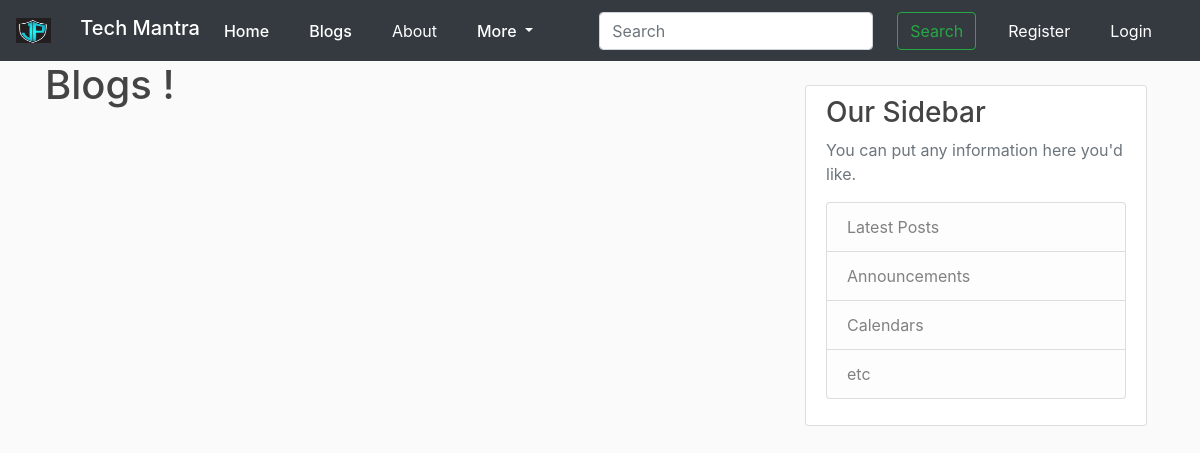
The app's page /, older data.
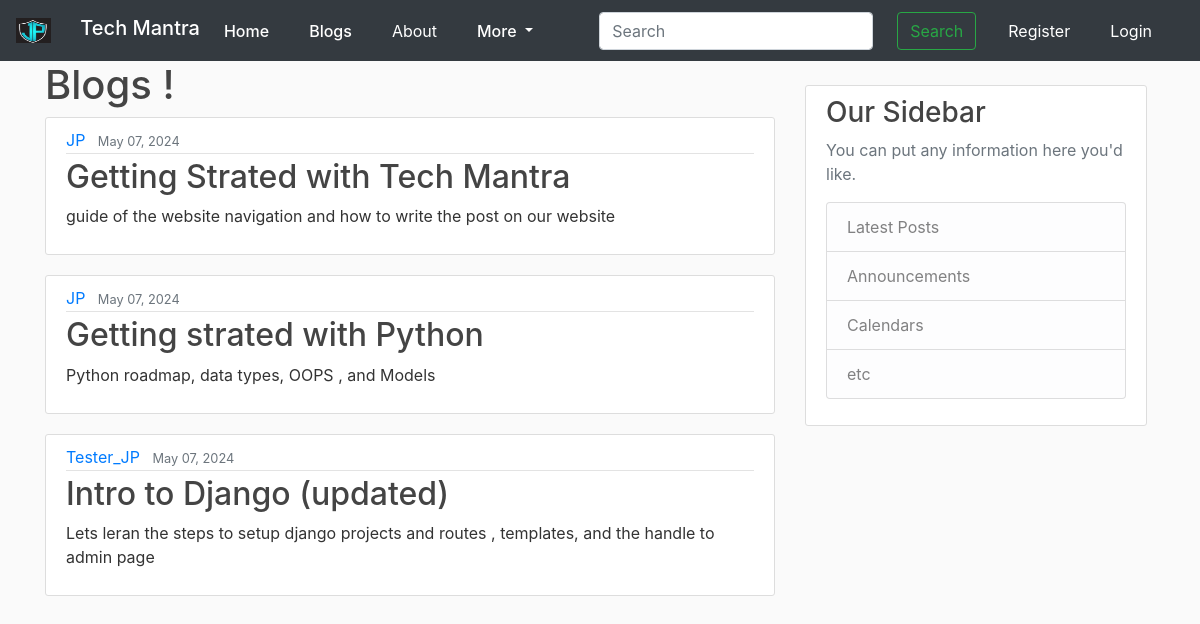
The same page, newer data.
### blog_app/models.py (models this page shows, shortened)
class Post(models.Model): #inheriting model form models , so each class is now going to be it's own table in database
    title= models.CharField(max_length=100) #title is aatribute of table , each attribute will be different field in database
    content = models.TextField()
    date_posted = models.DateTimeField(default=timezone.now) # or can use: auto_now_add=True, for last_update
    author = models.ForeignKey(User, on_delete=models.CASCADE) #the post models having relation to user as a one to Many

### blog_app/views.py (the view)
# urls.py: path('',views.home, name='blog_app-home'), #empty path for home page  #the pattern of empty route is manage by the views.home
def home(request):
    context ={
        'posts':Post.objects.all()   #posts variable will be equal to post data which is equal to posts data
    }
    return render(request,'blog_app/home.html', context)  #this render template still retrun the htpp response in background

### blog_app/templates/blog_app/home.html
{% extends "blog_app/base.html" %}
{% block content %}
<h1> Blogs !</h1>
    {% for post in posts %}
    <article class="media content-section">
        <div class="media-body">
            <div class="article-metadata">
                <a class="mr-2" href="#">{{ post.author }}</a>
                <small class="text-muted">
                {{ post.date_posted|date:"F d, Y" }}
                </small>
            </div>
            <h2><a class="article-title" href="#">{{ post.title }}</a></h2>
            <p class="article-content">{{ post.content }}</p>
        </div>
    </article>
    {% endfor %}
{% endblock content  %}

### blog_app/templates/blog_app/base.html (shortened to what this page needs)
{% load static %}
<!DOCTYPE html>
<html lang="en">
<head>
     <link rel="stylesheet" href="https://cdn.jsdelivr.net/npm/bootstrap@4.3.1/dist/css/bootstrap.min.css">
     <link rel="stylesheet" type="text/css" href="{% static 'blog_app/main.css' %}">
</head>
<body>
    <header class="site-header">
        <nav class="navbar navbar-expand-lg navbar-dark bg-dark style="background-color: #e3f2fd;">
            <a class="navbar-brand mb-0 h1" href="#">
                <img src= "/static/logo_image.jpg" class="navbar-brand mr-4 align-top"" width="35" height="35" alt="">
                Tech Mantra
            </a>
            <div class="collapse navbar-collapse" id="navbarSupportedContent">
              <ul class="navbar-nav mr-auto">
                <li class="nav-item active">
                  <a class="nav-link active mr-4" href="{% url 'blog_app-home' %}"> Home <span class="sr-only">(current)</span></a>
                </li>
                <li class="nav-item mr-4">
                    <a class="nav-link active" href="{% url 'blog_app-home' %}">Blogs</a>
                  </li>
                <li class="nav-item active">
                  <a class="nav-link mr-4" href="{% url 'blog_app-about' %}">About</a>
                </li>
                <li class="nav-item dropdown active mr-4">
                  <a class="nav-link dropdown-toggle mr-4 active" href="#" id="navbarDropdown" role="button" data-toggle="dropdown" aria-haspopup="true" aria-expanded="false">
                    More
                  </a>
                </li>
              </ul>
              <form class="form-inline my-2 my-lg-0 mr-4">
                <input class="form-control mr-sm-4" type="search" placeholder="Search" aria-label="Search">
                <button class="btn btn-outline-success my-2 my-sm-0" type="submit">Search</button>
              </form>
              <ul class="navbar-nav ">
                {% if user.is_authenticated %}
                  <li class="nav-item active ">
                    <a class="nav-link mr-4" href="{% url 'profile' %}">Profile</a>
                  </li>
                  <li class="nav-item active ">
                    <form action="{% url 'logout' %}" method="post">
                      {% csrf_token %}
                      <button type="submit" style="border: slateblue; background: none; color: white;" >Log out</button>
                    </form>
                  </li>
                {% else %}
                  <li class="nav-item active ">
                    <a class="nav-link mr-4" href="{% url 'register' %}">Register</a>
                  </li>
                  <li class="nav-item active ">
                    <a class="nav-link mr-4" href="{% url 'login' %}">Login</a>
                  </li>
                </ul>
                {% endif %}
            </div>
          </nav>
    </header>
    <main role="main" class="container">
        <div class="row">
          <div class="col-md-8 ">
            {% block content %}{% endblock %}
          </div>
          <div class="col-md-4">
            <br>
            <div class="content-section mr-2">
              <h3>Our Sidebar</h3>
              <p class='text-muted'>You can put any information here you'd like.
                <ul class="list-group">
                  <li class="list-group-item list-group-item-light">Latest Posts</li>
                  <li class="list-group-item list-group-item-light">Announcements</li>
                  <li class="list-group-item list-group-item-light">Calendars</li>
                  <li class="list-group-item list-group-item-light">etc</li>
                </ul>
              </p>
            </div>
          </div>
        </div>
      </main>
</body>
</html>

### blog_app/static/blog_app/main.css (style rules this page uses)
body { background: #fafafa; color: #333333; }
h1, h2, h3, h4, h5, h6 { color: #444444; }
ul { margin: 0; }
.site-header .navbar-nav .nav-link { color: #cbd5db; }
.site-header .navbar-nav .nav-link.active { font-weight: 500; }
.content-section { background: #ffffff; padding: 10px 20px; border: 1px solid #dddddd; border-radius: 3px; margin-bottom: 20px; }
.article-title { color: #444444; }
.article-content { white-space: pre-line; }
.article-metadata { padding-bottom: 1px; margin-bottom: 4px; border-bottom: 1px solid #e3e3e3 }

Row changes from the older to the newer data that the page shows:
added Post: author "JP", date_posted "May 07, 2024", title "Getting Strated with Tech Mantra", content "guide of the website navigation and how to write the post on our website"
added Post: author "JP", date_posted "May 07, 2024", title "Getting strated with Python", content "Python roadmap, data types, OOPS , and Models"
added Post: author "Tester_JP", date_posted "May 07, 2024", title "Intro to Django (updated)", content "Lets leran the steps to setup django projects and routes , templates, and the handle to admin page"
